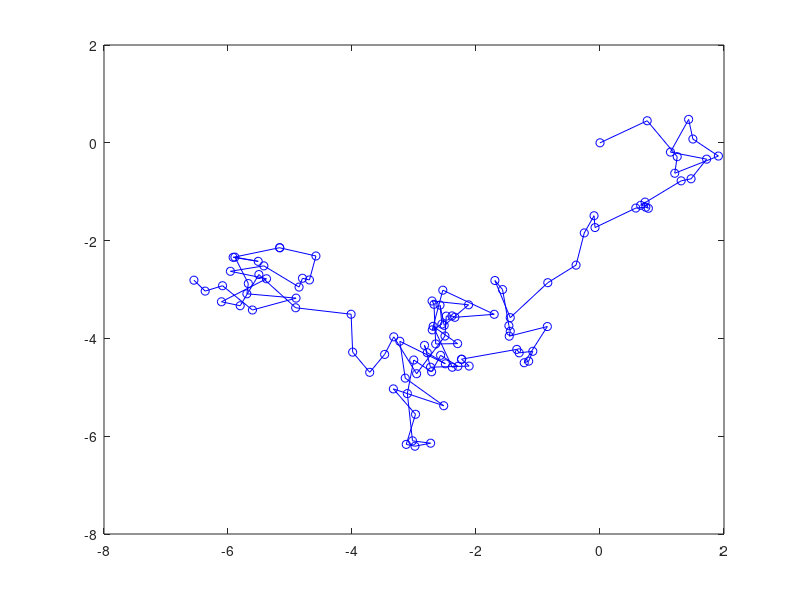

The MATLAB script that drew this image:
N = 100;
x = zeros(1);
x(1) = 0; %origin x value%
y = zeros(1);
y(1) = 0; %origin y value%
for i = 2:N
    theta = rand;
    step_size = rand;
    change_in_x = (step_size * cosd(theta*360)) + x(i-1);
    change_in_y = (step_size * sind(theta*360)) + y(i-1);
    if sqrt((change_in_x - x(1))^2 + (change_in_y - y(1))^2) <= 100
        x(i) = change_in_x;
        y(i) = change_in_y;
    else
        x(i) = x(i-1);
        y(i) = y(i-1);
    end
end
ylabel("position")
xlabel("Step_count")
title("Random Walk")
plot(x, y,'-ob')